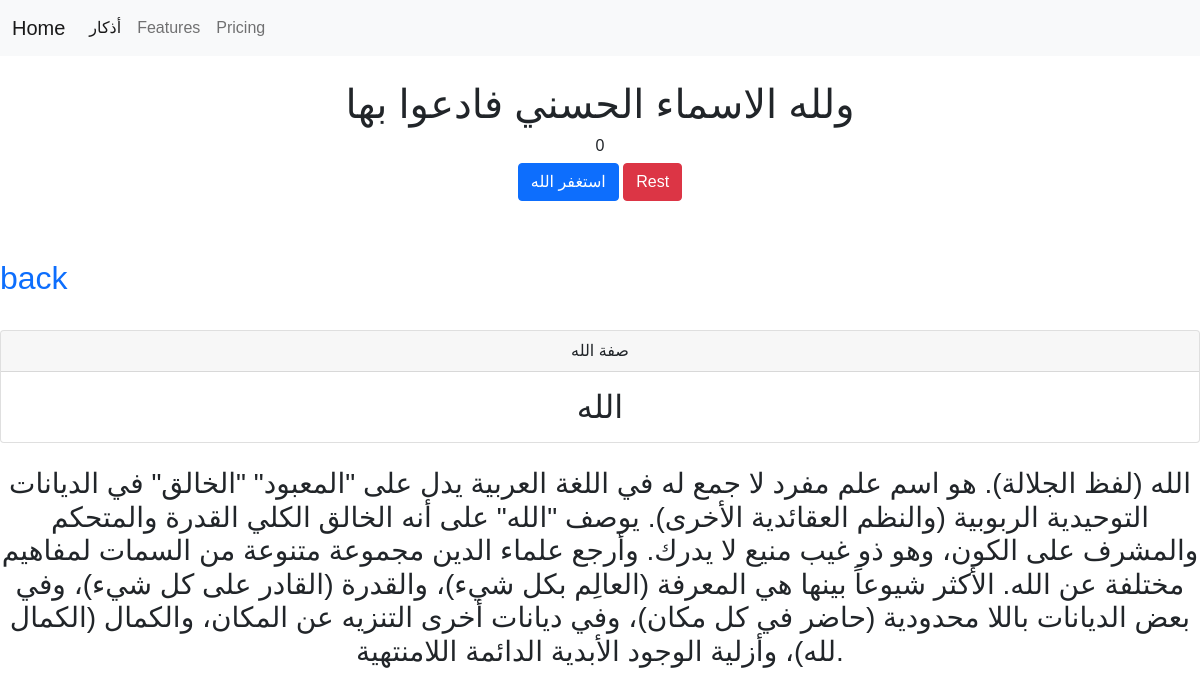
/App/nameByid/1, run on the app's committed database.
### ProjectApp/models.py (models this page shows, shortened)
class Names(models.Model):
    name = models.CharField(max_length=50, unique=True)
    description = models.TextField(max_length=2000)
    Video = EmbedVideoField(null=True,blank=True)

### ProjectApp/views.py (the view)
# urls.py: path('nameByid/<int:Id_name>',views.NamesByid,name='nameByid'),
def NamesByid(request,Id_name):
    data = Names.objects.get(id=Id_name)
    return render(request, 'FilesHtml/nameByid.html',{"data":data})

### templates/FilesHtml/nameByid.html (shortened to what this page needs)
{% extends 'FilesHtml/base.html' %}
{% block title %}
{% load embed_video_tags %}
<!DOCTYPE html>
<html lang="en">
<head>
              <h2 class="card-text"><a style="text-decoration: none;" href="{% url 'home'  %}">back</a></h2>
</head>
<body>
<div align="center">
<br>
    <div class="card">
  <div class="card-header">
    صفة الله
  </div>
  <div class="card-body">
    <blockquote class="blockquote mb-0">
    <h2>{{data.name}} </h2>
    </blockquote>
  </div>
</div>
    <br>
    <h3>{{data.description}} </h3>
<br>
<br>
<br>
    </div>
{% endblock  %}

### data on the page
Names: name "الله", description "الله (لفظ الجلالة). هو اسم علم مفرد لا جمع له في اللغة العربية يدل على \"المعبود\" \"الخالق\" في الديانات التوحيدية الربوبية (والنظم العقائدية الأخرى). يوصف \"الله\" على أنه الخالق الكلي القدرة والمتحكم والمشرف على الكون، وهو ذو غيب منيع لا يدرك. وأرجع علماء الدين مجموعة متنوعة من السمات لمفاهيم مختلفة عن الله. الأكثر شيوعاً بينها هي المعرفة (العالِم بكل شيء)، والقدرة (القادر على كل شيء)، وفي بعض الديانات باللا محدودية (حاضر في كل مكان)، وفي ديانات أخرى التنزيه عن المكان، والكمال (الكمال لله)، وأزلية الوجود الأبدية الدائمة اللامنتهية."
